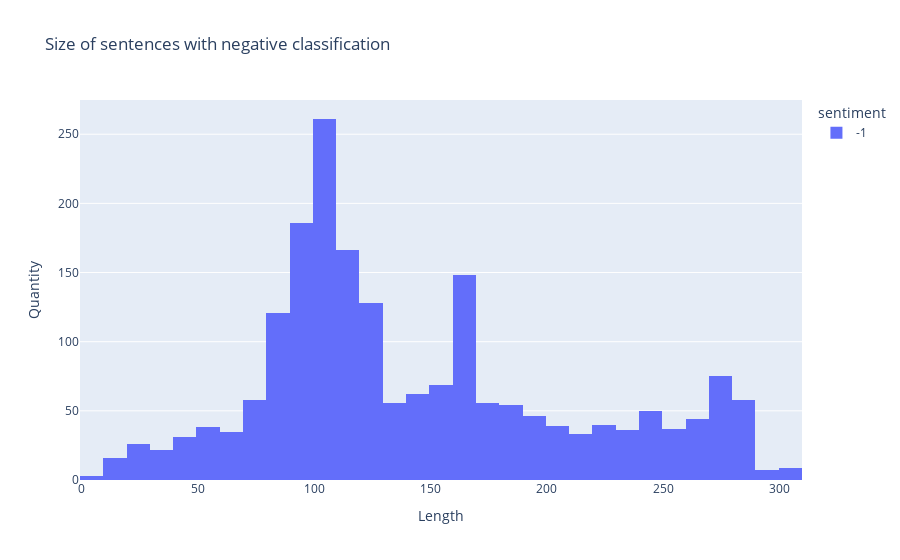

The cell this chart's notebook holds for it:
### Markdown cell above
- The histogram above shows the length of sentences classified as positive.

### Code cell
fig = px.histogram(negative, x="length", color="sentiment", title="Size of sentences with negative classification", nbins=50)
fig.update_yaxes(title_text='Quantity')
fig.update_xaxes(title_text='Length')
fig.show()

### Figure 1 — Plotly figure (JSON) as saved in the notebook; plotly's stock layout.template omitted (floating-point values rounded to 4 significant figures; data arrays with more than 128 entries replaced by an {"elided": "..."} marker saying what was removed)
{"data": [{"alignmentgroup": "True", "bingroup": "x", "hovertemplate": "sentiment=-1<br>length=%{x}<br>count=%{y}<extra></extra>", "legendgroup": "-1", "marker": {"color": "#636efa", "pattern": {"shape": ""}}, "name": "-1", "nbinsx": 50, "offsetgroup": "-1", "orientation": "v", "showlegend": true, "type": "histogram", "x": {"elided": "2010 int values"}, "xaxis": "x", "yaxis": "y"}], "layout": {"barmode": "relative", "legend": {"title": {"text": "sentiment"}, "tracegroupgap": 0}, "title": {"text": "Size of sentences with negative classification"}, "xaxis": {"anchor": "y", "domain": [0, 1], "title": {"text": "Length"}}, "yaxis": {"anchor": "x", "domain": [0, 1], "title": {"text": "Quantity"}}}}
